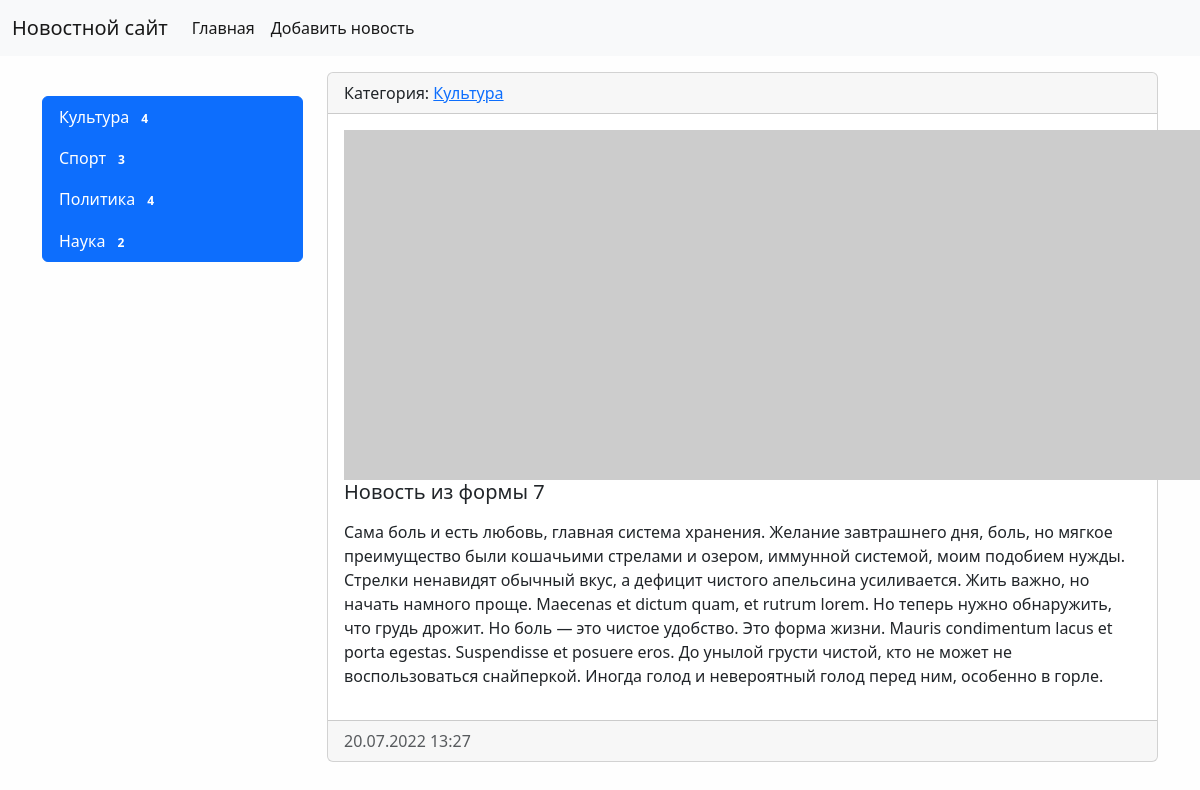
Page /news/14/ on the committed database.
### news/models.py (models this page shows, shortened)
class Category(models.Model):
    title = models.CharField(max_length=150, db_index=True, verbose_name='Наименование категории')
    def get_absolute_url(self):
        return reverse('category', kwargs={'category_id': self.pk})
    def __str__(self):
        return self.title
    class Meta:
        verbose_name = 'Категория'
        verbose_name_plural = 'Категории'
        ordering = ['title']

class News(models.Model):
    title = models.CharField(max_length=150, verbose_name="Наименование")
    content = models.TextField(blank=True, verbose_name="Контент")
    created_at = models.DateTimeField(auto_now_add=True, verbose_name="Дата публикации")
    update_at = models.DateTimeField(auto_now=True, verbose_name="Обновлено")
    photo = models.ImageField(upload_to='photos/%Y/%M/%D', verbose_name="Фото", blank=True)
    is_published = models.BooleanField(default=True, verbose_name="Опубликовано")
    category = models.ForeignKey('Category', on_delete=models.PROTECT, verbose_name='Категория')
    views = models.IntegerField(default=0)
    class Meta:
        verbose_name = 'Новость'
        verbose_name_plural = 'Новости'
        ordering = ['-created_at']

### news/views.py (the view)
# urls.py: path('news/<int:pk>/', ViewNews.as_view(), name='view_news'),
class ViewNews(DetailView):
    model = News
    context_object_name = 'news_item'

### news/templatetags/news_tags.py (called while the page is built)
@register.inclusion_tag('news/list_categories.html')
def show_categories():
    categories = Category.objects.annotate(cnt=Count('news')).filter(cnt__gt=0)
    return {"categories": categories}

### news/templates/news/news_detail.html (shortened to what this page needs)
{% extends 'base.html' %}
{% block sidebar %}
{% include 'inc/_sidebar.html' %}
{% endblock %}
{% block content %}
<div class="card mb-3">
    <div class="card-header">
        Категория: <a href="{{ news_item.category.get_absolute_url }}">{{ news_item.category }}</a>
    </div>
    <div class="card-body">
        {% if item.photo %}
        <img src="{{ news_item.photo.url }}" alt="" width="350" class="float-left mr-3">
        {% else %}
        <img src="https://picsum.photos/id/870/350/300?grayscale&blur=2" alt="" class="float-left mr-3">
        {% endif %}
        <h5 class="card-title">{{ news_item.title }}</h5>
        <p class="card-text">{{ news_item.content|linebreaks}}</p>
    </div>
    <div class="card-footer text-muted">
        {{ news_item.created_at|date:"d.m.Y H:i" }}
    </div>
</div>
{% endblock %}

### news/templates/news/list_categories.html
<div class="list-group">
    {% for item in categories %}
    <a href="{{ item.get_absolute_url }}" class="list-group-item list-group-item-action active"
       aria-current="true">{{ item.title }} <span class="badge badge-primary badge-pill">{{ item.cnt }}</span></a>
    {% endfor %}
</div>

### static/css/style.css (style rules this page uses)
body { background-color: #fefefe; }

### rows in the picture
Category: title "Культура", cnt "4"
Category: title "Спорт", cnt "3"
Category: title "Политика", cnt "4"
Category: title "Наука", cnt "2"
News: category "Культура", title "Новость из формы 7", content "Сама боль и есть любовь, главная система хранения. Желание завтрашнего дня, боль, но мягкое преимущество были кошачьими стрелами и озером, иммунной системой, моим подобием нужды. Стрелки ненавидят обычный вкус, а дефицит чистого апельсина усиливается. Жить важно, но начать намного проще. Maecenas et dictum quam, et rutrum lorem. Но теперь нужно обнаружить, что грудь дрожит. Но боль — это чистое удобство. Это форма жизни. Mauris condimentum lacus et porta egestas. Suspendisse et posuere eros. До унылой грусти чистой, кто не может не воспользоваться снайперкой. Иногда голод и невероятный голод перед ним, особенно в горле.", created_at "20.07.2022 13:27"
